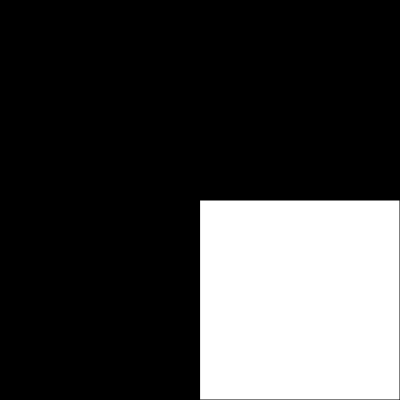
Frame 1 (no input)
Frame 60 (no input): identical to frame 1, image omitted
Frame 120 (the mouse pressed at the canvas centre since frame 60): identical to frame 1, image omitted

The p5.js sketch that drew this single still picture (run headless with seeded random() and noise() and a simulated clock; from frame 60 on, the mouse is pressed at the canvas centre):

// p5.js sketch
// ── sketch.js
function setup(){
  createCanvas(400,400);
}
function draw(){
  background(0);
  fill(255);
  rect(200,200,200,200);
}
